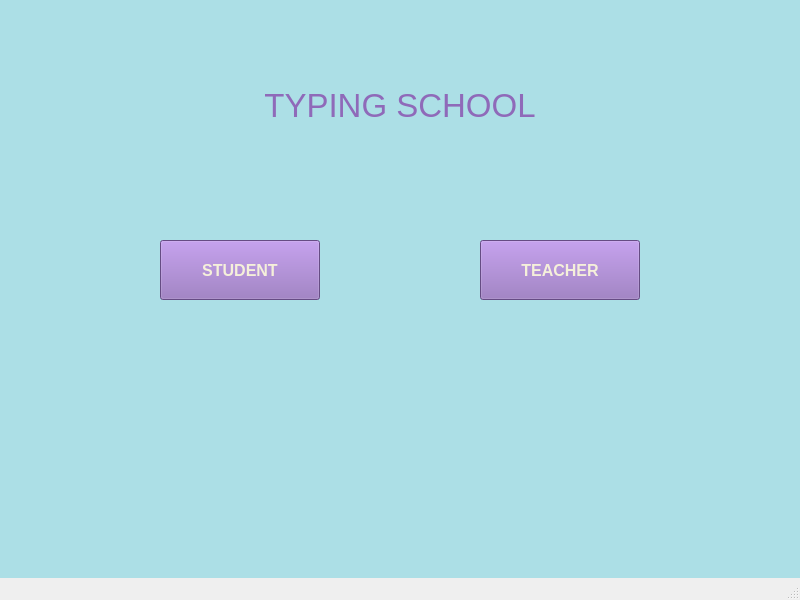
<?xml version="1.0" encoding="UTF-8"?>
<ui version="4.0">
 <class>EntryWindow</class>
 <widget class="QMainWindow" name="EntryWindow">
  <property name="geometry">
   <rect>
    <x>0</x>
    <y>0</y>
    <width>800</width>
    <height>600</height>
   </rect>
  </property>
  <property name="minimumSize">
   <size>
    <width>800</width>
    <height>600</height>
   </size>
  </property>
  <property name="maximumSize">
   <size>
    <width>800</width>
    <height>600</height>
   </size>
  </property>
  <property name="windowTitle">
   <string>MainWindow</string>
  </property>
  <property name="styleSheet">
   <string notr="true"/>
  </property>
  <widget class="QWidget" name="centralwidget">
   <widget class="QPushButton" name="StudentButton">
    <property name="geometry">
     <rect>
      <x>160</x>
      <y>240</y>
      <width>160</width>
      <height>60</height>
     </rect>
    </property>
    <property name="font">
     <font>
      <pointsize>12</pointsize>
      <weight>75</weight>
      <bold>true</bold>
     </font>
    </property>
    <property name="styleSheet">
     <string notr="true">QPushButton{
	background-color: rgb(143, 106, 185);
	color: rgb(245, 240, 218);
}
QPushButton::hover{
	background-color: rgb(115, 80, 139);
	color: rgb(245, 240, 218);
}
QPushButton::pressed{
	background-color: rgb(81, 65, 108);
    padding-left:5px;
	color: rgb(245, 240, 218);
    padding-top:5px;
}</string>
    </property>
    <property name="text">
     <string>STUDENT</string>
    </property>
   </widget>
   <widget class="QPushButton" name="TeacherButton">
    <property name="geometry">
     <rect>
      <x>480</x>
      <y>240</y>
      <width>160</width>
      <height>60</height>
     </rect>
    </property>
    <property name="font">
     <font>
      <pointsize>12</pointsize>
      <weight>75</weight>
      <bold>true</bold>
     </font>
    </property>
    <property name="styleSheet">
     <string notr="true">QPushButton{
	background-color: rgb(143, 106, 185);
	color: rgb(245, 240, 218);
}
QPushButton::hover{
	background-color: rgb(115, 80, 139);
	color: rgb(245, 240, 218);
}
QPushButton::pressed{
	background-color: rgb(81, 65, 108);
    padding-left:5px;
	color: rgb(245, 240, 218);
    padding-top:5px;
}</string>
    </property>
    <property name="text">
     <string>TEACHER</string>
    </property>
   </widget>
   <widget class="QLabel" name="label">
    <property name="geometry">
     <rect>
      <x>0</x>
      <y>-20</y>
      <width>800</width>
      <height>600</height>
     </rect>
    </property>
    <property name="styleSheet">
     <string notr="true">background-color: rgb(172, 223, 230);</string>
    </property>
    <property name="text">
     <string/>
    </property>
   </widget>
   <widget class="QLabel" name="label_2">
    <property name="geometry">
     <rect>
      <x>200</x>
      <y>60</y>
      <width>400</width>
      <height>91</height>
     </rect>
    </property>
    <property name="font">
     <font>
      <pointsize>25</pointsize>
     </font>
    </property>
    <property name="styleSheet">
     <string notr="true">color:  rgb(143, 106, 185);</string>
    </property>
    <property name="text">
     <string>TYPING SCHOOL</string>
    </property>
    <property name="alignment">
     <set>Qt::AlignCenter</set>
    </property>
   </widget>
   <zorder>label</zorder>
   <zorder>StudentButton</zorder>
   <zorder>TeacherButton</zorder>
   <zorder>label_2</zorder>
  </widget>
  <widget class="QMenuBar" name="menubar">
   <property name="geometry">
    <rect>
     <x>0</x>
     <y>0</y>
     <width>800</width>
     <height>26</height>
    </rect>
   </property>
  </widget>
  <widget class="QStatusBar" name="statusbar"/>
 </widget>
 <resources/>
 <connections/>
</ui>
